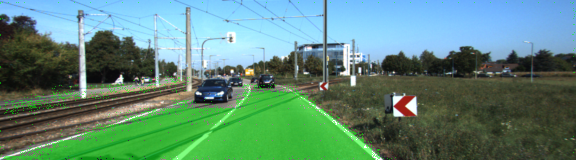
#> input picture images/run/um_000003.png, 576 x 160 px; its folder holds only this picture in this run
$ python -i helper.py   (imports and definitions only)   (older library calls are emulated)
#> lines starting #> are read from the running program, lines starting #| are printed output that depends on the picture; after the words box and inside, x2 and y2 are one past the last pixel; in counts of white or black regions, pixels touching at a corner belong together
#> further down, picture is the input picture: shape (160, 576, 3); mean B, G, R 120.4, 135.9, 94.1
import cv2
import math
import re
import random
import numpy as np
import os.path
import scipy.misc
import shutil
import zipfile
import time
import tensorflow as tf
from glob import glob
from urllib.request import urlretrieve
from tqdm import tqdm

class DLProgress(tqdm):
    last_block = 0

    # [41 lines left out: functions hook, maybe_download_pretrained_vgg, not called in this run]


def increase_brightness(img, value=30):
#> called with value = 30
    hsv = cv2.cvtColor(img, cv2.COLOR_BGR2HSV)
#> hsv: shape (160, 576, 3); mean H, S, V 64.9, 100.2, 151.7
    h, s, v = cv2.split(hsv)
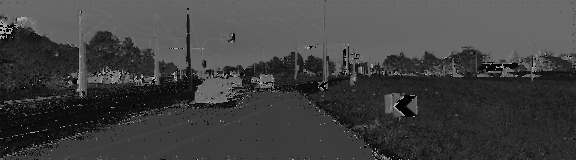
#> h: shape (160, 576); min 0, max 179, mean 64.9
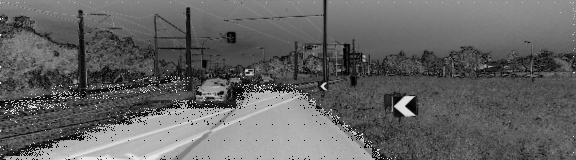
#> s: shape (160, 576); min 0, max 243, mean 100.2
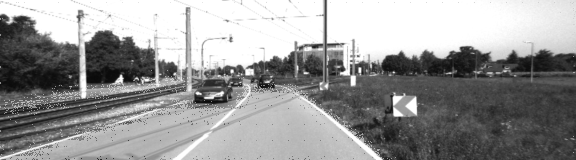
#> v: shape (160, 576); min 10, max 255, mean 151.7

    lim = 255 - value
    v[v > lim] = 255
#> v: shape (160, 576); 10.09% of pixels changed, all inside (x1, y1, x2, y2) = (0, 0, 576, 160)
    v[v <= lim] += value
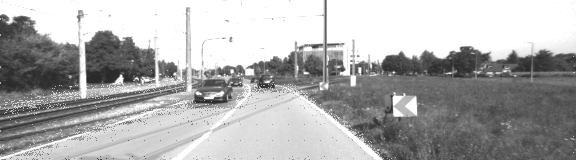
#> v: shape (160, 576); min 40, max 255, mean 173.8

    final_hsv = cv2.merge((h, s, v))
#> final_hsv: shape (160, 576, 3); mean H, S, V 64.9, 100.2, 173.8
    img = cv2.cvtColor(final_hsv, cv2.COLOR_HSV2BGR)
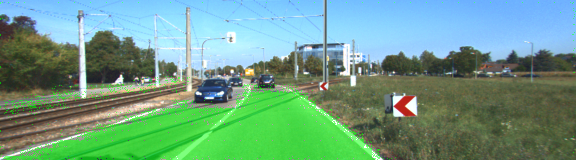
#> img: shape (160, 576, 3); mean B, G, R 135, 156.6, 110.2
    return img

# [144 lines left out: functions rotate_images, gen_batch_function, gen_test_output, save_inference_samples, not called in this run]

>>> import cv2
>>> picture = cv2.imread('images/run/um_000003.png')
>>> result = increase_brightness(picture)

$ run again, on images/run/um_000006.png
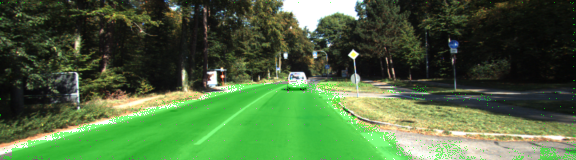
#> input picture images/run/um_000006.png, 576 x 160 px
#> picture is the input picture: shape (160, 576, 3); mean B, G, R 62.9, 105.6, 76.7
#> hsv: shape (160, 576, 3); mean H, S, V 47.8, 92.5, 108.2
#> in increase_brightness, `v[v <= lim] += value`:
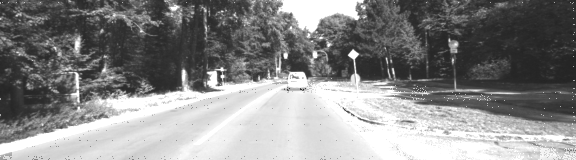
#> v: shape (160, 576); min 36, max 255, mean 136.3
#> final_hsv: shape (160, 576, 3); mean H, S, V 47.8, 92.5, 136.3
#> in increase_brightness, `img = cv2.cvtColor(final_hsv, cv2.COLOR_HSV2BGR)`:
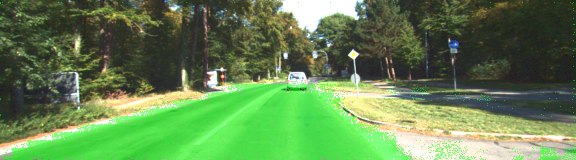
#> img: shape (160, 576, 3); mean B, G, R 80.7, 132.8, 98.3

$ run again, on images/run/um_000010.png
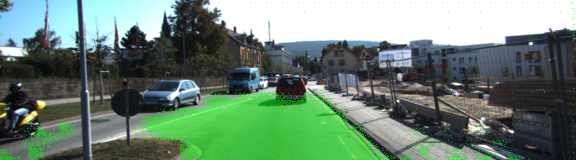
#> input picture images/run/um_000010.png, 576 x 160 px
#> picture is the input picture: shape (160, 576, 3); mean B, G, R 115.9, 131.2, 107.7
#> hsv: shape (160, 576, 3); mean H, S, V 67, 61, 137.2
#> in increase_brightness, `h, s, v = cv2.split(hsv)`:
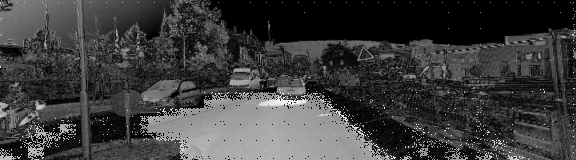
#> s: shape (160, 576); min 0, max 242, mean 61
#> final_hsv: shape (160, 576, 3); mean H, S, V 67, 61, 160.6
#> in increase_brightness, `img = cv2.cvtColor(final_hsv, cv2.COLOR_HSV2BGR)`:
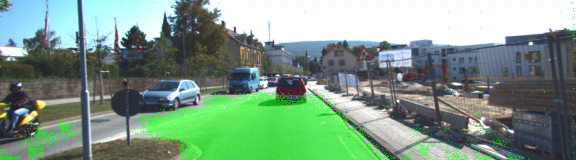
#> img: shape (160, 576, 3); mean B, G, R 135, 152.5, 125.5

$ run again, on images/run/um_000013.png
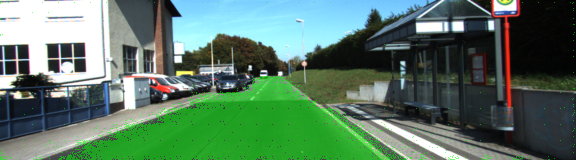
#> input picture images/run/um_000013.png, 576 x 160 px
#> picture is the input picture: shape (160, 576, 3); mean B, G, R 101.2, 121.1, 89.4
#> hsv: shape (160, 576, 3); mean H, S, V 67.5, 82.8, 128.4
#> in increase_brightness, `v[v <= lim] += value`:
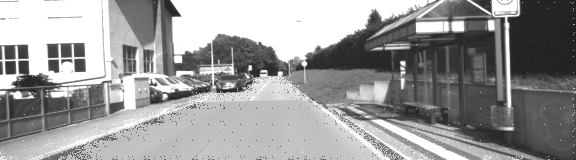
#> v: shape (160, 576); min 32, max 255, mean 152.7
#> final_hsv: shape (160, 576, 3); mean H, S, V 67.5, 82.8, 152.7
#> in increase_brightness, `img = cv2.cvtColor(final_hsv, cv2.COLOR_HSV2BGR)`:
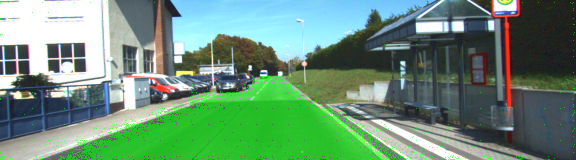
#> img: shape (160, 576, 3); mean B, G, R 119.5, 143.6, 106.4
